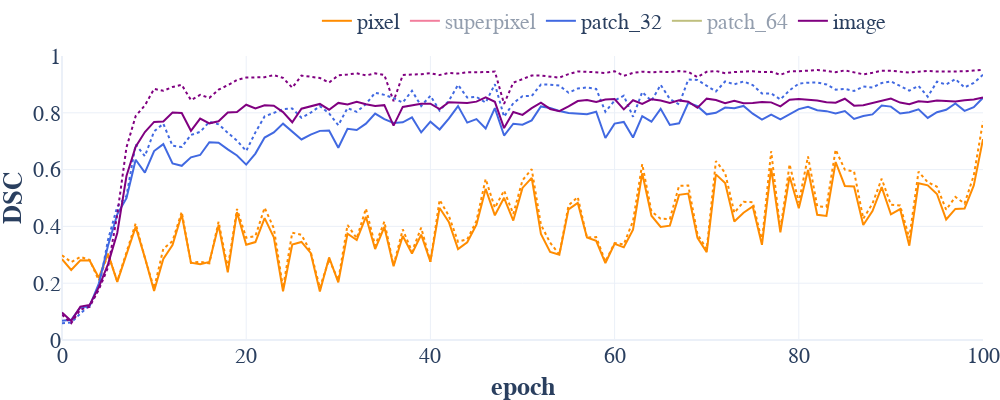

Here is the notebook cell this chart was saved with:
### Code cell
def plot_generalization_error(model_type: str, metric: str) -> go.Figure:
    fig = go.Figure()

    for i, row in df_runs.iterrows():
        run_dir = settings.training_dir / row["model"] / row[f"run_{model_type}"]
        agg = MetricAggregation(run_dir / "validation_table.pkl.xz", metrics=[metric])
        df_val = agg.grouped_metrics_epochs(mode="image_level")
        values_0 = df_val.query("dataset_index == 0").groupby("epoch_index")[metric].mean().values
        values_1 = df_val.query("dataset_index == 1").groupby("epoch_index")[metric].mean().values
        print(
            f'{row["name"]}: mean diff {round(np.mean(values_1[19:] - values_0[19:]), 2)}, median diff'
            f" {round(np.median(values_1[19:] - values_0[19:]), 2)}, std diff"
            f" {round(np.std(values_1[19:] - values_0[19:]), 2)}"
        )

        name = row["name"]
        name_legend = name.replace("superpixel_classification", "superpixel")
        visible = None if name_legend in ("pixel", "patch_32", "image") else "legendonly"
        fig.add_trace(
            go.Scatter(
                y=values_0,
                name=f"{name_legend}",
                hovertemplate=f"{name_legend}_unknown",
                marker_color=settings_seg.model_colors[name],
                legendgroup=name,
                visible=visible,
            )
        )
        fig.add_trace(
            go.Scatter(
                y=values_1,
                name=f"{name_legend}",
                hovertemplate=f"{name_legend}_known",
                marker_color=settings_seg.model_colors[name],
                line=dict(dash="dot"),
                legendgroup=name,
                visible=visible,
                showlegend=False,
            )
        )

    fig.layout.height = 400
    fig.layout.width = 1000
    fig.update_layout(xaxis_title="<b>epoch</b>", yaxis_title="<b>DSC</b>")
    fig.update_layout(
        template="plotly_white", font_family="Libertinus Serif", font_size=22, margin=dict(l=0, r=0, b=0, t=20)
    )
    fig.update_layout(legend=dict(orientation="h", yanchor="bottom", y=1.05, xanchor="right", x=0.90))
    fig.update_yaxes(range=[0, 1])

    if model_type != "hsi":
        fig.update_layout(showlegend=False)

    return fig


plot_generalization_error("hsi", "dice_metric_image")
